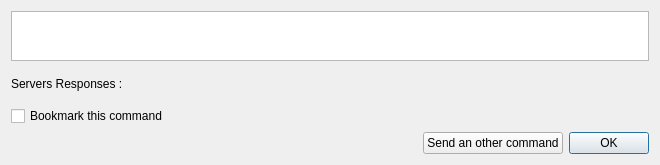
<?xml version="1.0" encoding="UTF-8"?>
<ui version="4.0">
 <class>ServerResponsePool</class>
 <widget class="QDialog" name="ServerResponsePool">
  <property name="windowModality">
   <enum>Qt::WindowModal</enum>
  </property>
  <property name="geometry">
   <rect>
    <x>0</x>
    <y>0</y>
    <width>660</width>
    <height>165</height>
   </rect>
  </property>
  <property name="windowTitle">
   <string>Servers responses</string>
  </property>
  <property name="windowIcon">
   <iconset resource="../../ressources/ressources.qrc">
    <normaloff>:/img/Bubble-32.png</normaloff>:/img/Bubble-32.png</iconset>
  </property>
  <layout class="QVBoxLayout" name="verticalLayout">
   <item>
    <widget class="QPlainTextEdit" name="pteCommandReminder">
     <property name="minimumSize">
      <size>
       <width>0</width>
       <height>50</height>
      </size>
     </property>
     <property name="maximumSize">
      <size>
       <width>16777215</width>
       <height>50</height>
      </size>
     </property>
     <property name="readOnly">
      <bool>true</bool>
     </property>
    </widget>
   </item>
   <item>
    <widget class="QLabel" name="label">
     <property name="text">
      <string>Servers Responses :</string>
     </property>
    </widget>
   </item>
   <item>
    <layout class="QGridLayout" name="gridLayout"/>
   </item>
   <item>
    <widget class="QCheckBox" name="bookmark">
     <property name="text">
      <string>Bookmark this command</string>
     </property>
    </widget>
   </item>
   <item>
    <layout class="QHBoxLayout" name="horizontalLayout">
     <item>
      <spacer name="horizontalSpacer">
       <property name="orientation">
        <enum>Qt::Horizontal</enum>
       </property>
       <property name="sizeHint" stdset="0">
        <size>
         <width>40</width>
         <height>20</height>
        </size>
       </property>
      </spacer>
     </item>
     <item>
      <widget class="QPushButton" name="pbSendAnOtherCommand">
       <property name="text">
        <string>Send an other command</string>
       </property>
       <property name="icon">
        <iconset resource="../../ressources/ressources.qrc">
         <normaloff>:/img/Left_32.png</normaloff>:/img/Left_32.png</iconset>
       </property>
      </widget>
     </item>
     <item>
      <widget class="QDialogButtonBox" name="buttonBox">
       <property name="sizePolicy">
        <sizepolicy hsizetype="Fixed" vsizetype="Fixed">
         <horstretch>0</horstretch>
         <verstretch>0</verstretch>
        </sizepolicy>
       </property>
       <property name="orientation">
        <enum>Qt::Horizontal</enum>
       </property>
       <property name="standardButtons">
        <set>QDialogButtonBox::Ok</set>
       </property>
      </widget>
     </item>
    </layout>
   </item>
  </layout>
 </widget>
 <resources>
  <include location="../../ressources/ressources.qrc"/>
 </resources>
 <connections>
  <connection>
   <sender>buttonBox</sender>
   <signal>accepted()</signal>
   <receiver>ServerResponsePool</receiver>
   <slot>accept()</slot>
   <hints>
    <hint type="sourcelabel">
     <x>248</x>
     <y>254</y>
    </hint>
    <hint type="destinationlabel">
     <x>157</x>
     <y>274</y>
    </hint>
   </hints>
  </connection>
  <connection>
   <sender>buttonBox</sender>
   <signal>rejected()</signal>
   <receiver>ServerResponsePool</receiver>
   <slot>reject()</slot>
   <hints>
    <hint type="sourcelabel">
     <x>316</x>
     <y>260</y>
    </hint>
    <hint type="destinationlabel">
     <x>286</x>
     <y>274</y>
    </hint>
   </hints>
  </connection>
 </connections>
</ui>
